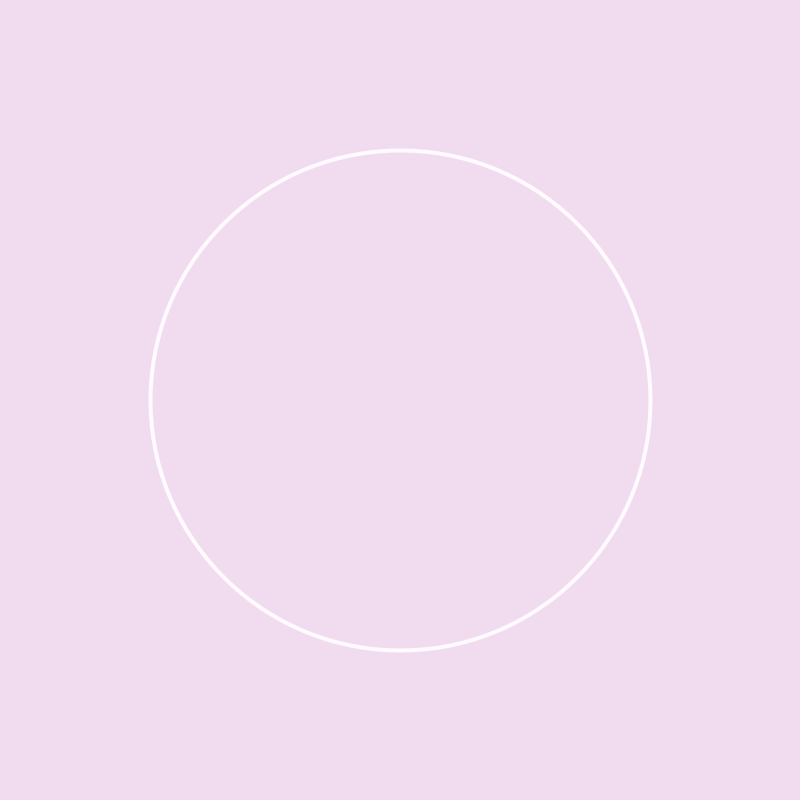
Frame 1 (no input)
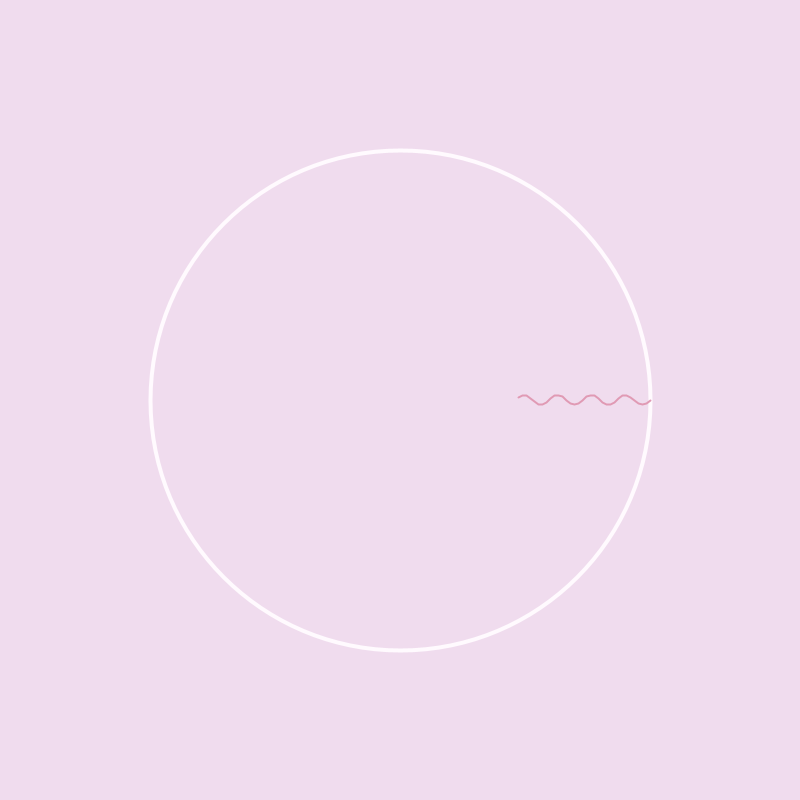
Frame 60 (the mouse pressed at the canvas centre just before this capture)
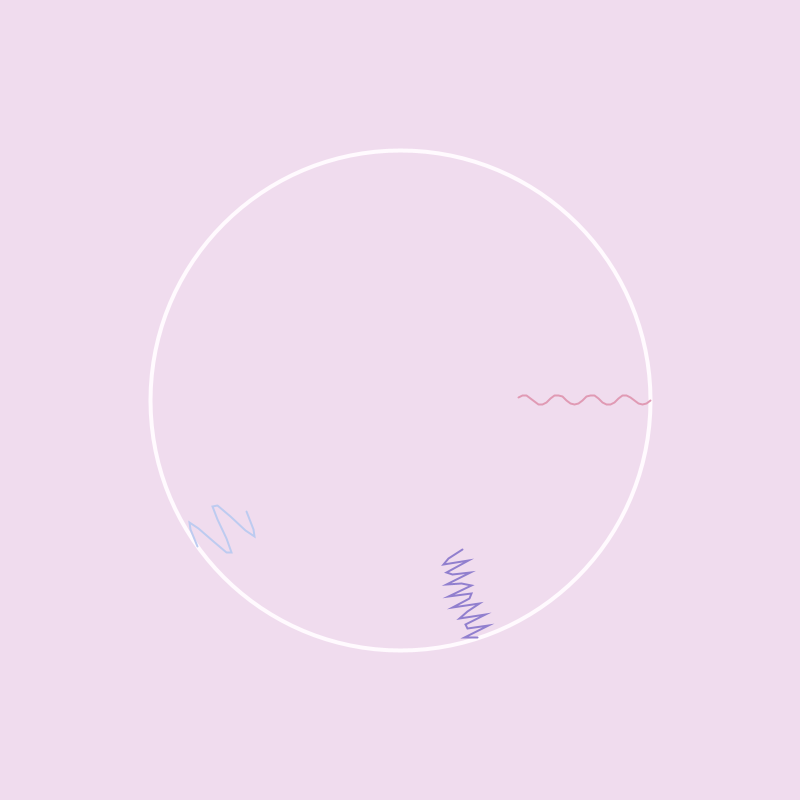
Frame 120 (the mouse held since frame 60 and released just before this capture)

The Processing sketch that drew these frames (run headless with seeded random() and noise(); from frame 60 on, the mouse is pressed at the canvas centre):

// Processing sketch: processing_sketch_circle_final_practice_1
// ── processing_sketch_circle_final_practice_1.pde
// ArrayList = a flexible list that can store many Walk objects
ArrayList<Walk> walks = new ArrayList<Walk>();

// How many walks are currently visible on screen
int visibleWalks = 0;

// Counts frames for the animation timing
int frameCounter = 0;

// Stores the hover information text
String hoverText = "";

void setup() {

  // Creates an 800 x 800 pixel window
  size(800, 800);

  // Example walk data

  walks.add(new Walk(45, "moderate", 4, "pavement", 2));
  walks.add(new Walk(30, "fast", 8, "grass", 1));
  walks.add(new Walk(20, "slow", 2, "gravel", 0));
  walks.add(new Walk(60, "fast", 10, "grass", 3));
  walks.add(new Walk(35, "moderate", 5, "pavement", 1));
}

void draw() {

  // Clears the screen every frame
  background(#F0DCEE);

  // Centre coordinates of the circle
  float centreX = width/2;
  float centreY = height/2;

  // Radius of the big circle
  float radius = 250;

  // Clears previous hover text
  hoverText = "";

  // Draw the main circle
  stroke(#FFFAFE);
  strokeWeight(4);
  noFill();

  // Diameter is radius × 2
  circle(centreX, centreY, radius * 2);

  // Increase the frame counter every frame
  frameCounter++;

  // Reveal one new walk every 40 frames
  if (frameCounter % 40 == 0 &&
      visibleWalks < walks.size()) {

    visibleWalks++;
  }

  // Draw all currently visible walks
  for (int i = 0; i < visibleWalks; i++) {

    // Spread walks evenly around the circle

    float angle =
      map(
      i,
      0,
      walks.size(),
      0,
      TWO_PI
      );

    drawWalk(
      walks.get(i),
      centreX,
      centreY,
      radius,
      angle,
      i+1
      );
  }

  // Draw information pop-up if mouse is hovering

  if (!hoverText.equals("")) {

    fill(255);
    stroke(2);

    rect(
      mouseX + 15,
      mouseY + 15,
      170,
      110,
      10
      );

    fill(0);
    textAlign(LEFT);

    text(
      hoverText,
      mouseX + 25,
      mouseY + 35
      );
  }
}

void drawWalk(

  Walk walk,      // Current walk being drawn
  float cx,       // Circle centre x
  float cy,       // Circle centre y
  float radius,   // Circle radius
  float angle,    // Position around circle
  int walkNumber

) {

  // -----------------------
  // PACE = COLOUR
  // -----------------------

  if (walk.pace.equals("slow")) {

    stroke(#BDCBF0); // blue
  }
  else if (walk.pace.equals("moderate")) {

    stroke(#E09AB4); // dark prink
  }
  else {

    stroke(#917FCE); // prurple
  }

  // -----------------------
  // SURFACE = WIGGLE HEIGHT
  // -----------------------

  float amplitude;

  if (walk.surface.equals("pavement")) {

    // Small wiggles
    amplitude = 5;
  }
  else if (walk.surface.equals("grass")) {

    // Medium wiggles
    amplitude = 15;
  }
  else if (walk.surface.equals("gravel")) {

    // Large wiggles
    amplitude = 25;
  }
  else {

    amplitude = 10;
  }

  // Duration controls path length

  float pathLength = walk.duration * 3;

  noFill();
  strokeWeight(2);

  beginShape();

  float finalX = 0;
  float finalY = 0;

  // Move along the path

  for (float d = 0; d <= pathLength; d += 4) {

    // =======================================
    // TURNS = WIGGLE FREQUENCY
    // =======================================

    float wave =

      sin(

      map(
      d,
      0,
      pathLength,
      0,
      TWO_PI * walk.turns
      )

      )

      * amplitude;

    // Move inward from the circle edge

    float r = radius - d;

    // Stop paths reaching the exact centre

    if (r < 20) {

      r = 20;
    }

    // X position

    float x =

      cx +
      cos(angle) * r +

      // Adds wiggle sideways

      cos(angle + HALF_PI) * wave;

    // Y position

    float y =

      cy +
      sin(angle) * r +

      // Adds wiggle sideways

      sin(angle + HALF_PI) * wave;

    vertex(x, y);

    // Remember the last point

    finalX = x;
    finalY = y;
  }

  endShape();

  // -----------------------
  // HOVER DETECTION
  // -----------------------

  float hoverDistance =

    dist(
    mouseX,
    mouseY,
    finalX,
    finalY
    );

  // If mouse is close to endpoint

  if (hoverDistance < 20) {

    hoverText =

      "Walk #" + walkNumber + "\n\n" +

      walk.duration + " mins\n" +

      walk.pace + " pace\n" +

      walk.turns + " turns\n" +

      walk.surface + "\n" +

      walk.breaks + " breaks";

    // Small dot showing selected walk

    noStroke();
    fill(0);

    circle(
      finalX,
      finalY,
      12
      );
  }
}


// =========================
// WALK CLASS
// =========================

class Walk {

  // Variables that store one walk's data

  int duration;
  String pace;
  int turns;
  String surface;
  int breaks;

  // Constructor

  Walk(

    int duration,
    String pace,
    int turns,
    String surface,
    int breaks

  ) {

    // "this" means this object's variables

    this.duration = duration;
    this.pace = pace;
    this.turns = turns;
    this.surface = surface;
    this.breaks = breaks;
  }
}
